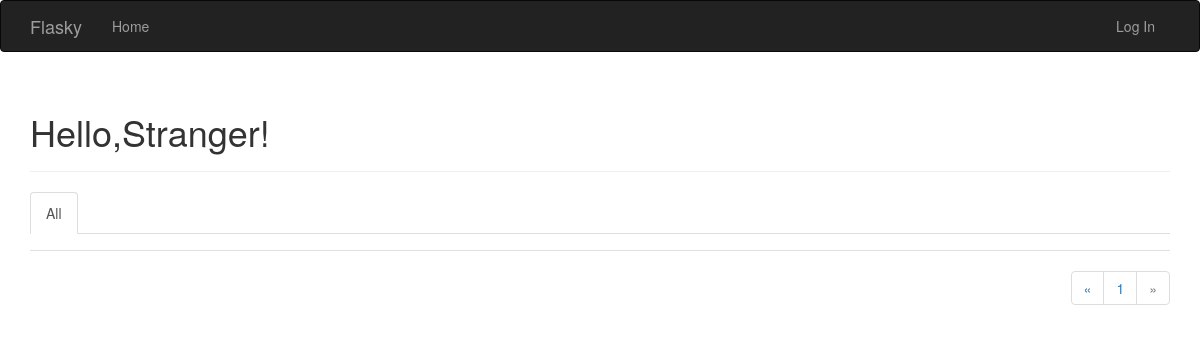
Page /?page=2 on the earlier database version.
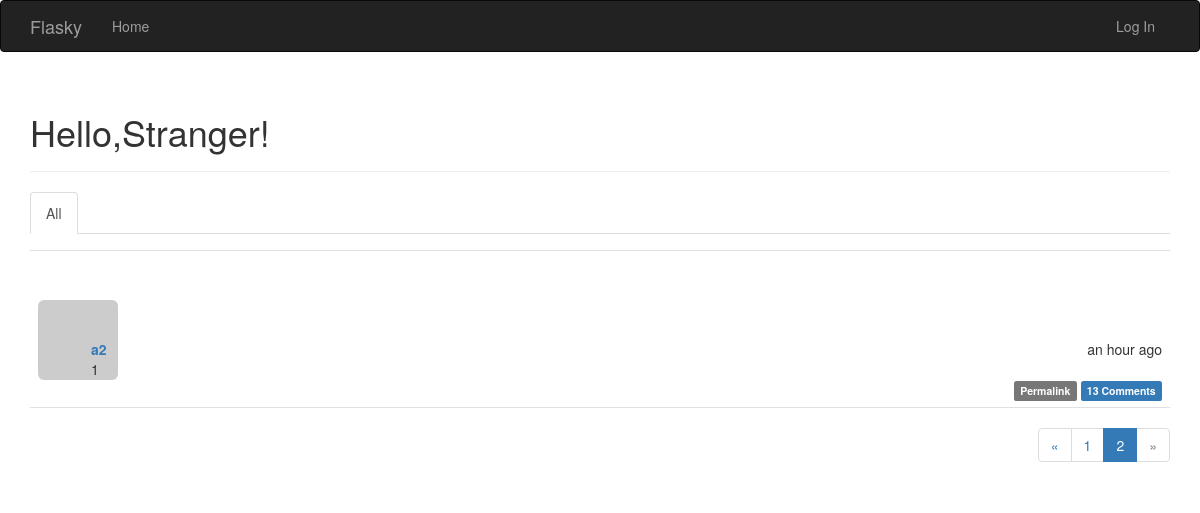
Same page on the later database version.
### app/models.py (models this page shows, shortened)
class Post(db.Model):
    __tablename__ = 'posts'
    id = db.Column(db.Integer, primary_key=True)
    body = db.Column(db.Text)
    timestamp = db.Column(db.DateTime, index=True, default=datetime.utcnow)
    author_id = db.Column(db.Integer, db.ForeignKey('users.id'))
    body_html = db.Column(db.Text)
    comments = db.relationship('Comment', backref='post', lazy='dynamic')

class User(UserMixin, db.Model):
    __tablename__ = 'users'
    id = db.Column(db.Integer, primary_key=True)
    email = db.Column(db.String(64), unique=True, index=True)
    username = db.Column(db.String(64), unique=True, index=True)
    password_hash = db.Column(db.String(128))
    role_id = db.Column(db.Integer, db.ForeignKey('roles.id'))  # 一对多时，外键在多的一侧，多对一时，在一的一侧
    confirmed = db.Column(db.Boolean, default=False)
    location = db.Column(db.String(64))
    about_me = db.Column(db.Text())
    member_since = db.Column(db.DateTime(), default=datetime.utcnow)  # 注册日期
    last_seen = db.Column(db.DateTime(), default=datetime.utcnow)
    posts = db.relationship('Post', backref='author', lazy='dynamic')
    followed = db.relationship('Follow',
                               foreign_keys=[Follow.follower_id],
                               backref=db.backref('follower', lazy='joined'),
                               lazy='dynamic',
                               cascade='all, delete-orphan')
    followers = db.relationship('Follow',
                                foreign_keys=[Follow.followed_id],
                                backref=db.backref('followed', lazy='joined'),
                                lazy='dynamic',
                                cascade='all, delete-orphan')
    comments = db.relationship('Comment', backref='author', lazy='dynamic')
    def gravatar(self, size=100, default='identicon', rating='g'):
        if request.is_secure:
            url = 'https://secure.gravatar.com/avatar'
        else:
            url = 'http://www.gravatar.com/avatar'
        hash = hashlib.md5(self.email.encode('utf-8')).hexdigest()
        return '{url}/{hash}?s={size}&d={default}&r={rating}'.format(
            url=url, hash=hash, size=size, default=default, rating=rating)
    @property
    def password(self):
        raise AttributeError('password is not a readable attribute')

### app/main/views.py (the view)
@main.route('/', methods=['GET', 'POST'])
def index():
    form = PostForm()
    if current_user.can(Permission.WRITE_ARTICLES) and form.validate_on_submit():
        post = Post(body=form.body.data,
                    author=current_user._get_current_object())
        db.session.add(post)
        db.session.commit()
        return redirect(url_for('.index'))
    page = request.args.get('page', 1, type=int)
    show_followed = False  # 为非空字符串，则表示只显示所关注用户的文章
    if current_user.is_authenticated:
        show_followed = bool(request.cookies.get('show_followed', ''))
    if show_followed:
        query = current_user.followed_posts
    else:
        query = Post.query
    pagination = query.order_by(Post.timestamp.desc()).paginate(
        page, per_page=2,
        error_out=False)
    posts = pagination.items
    return render_template('index.html', form=form, posts=posts,
                           show_followed=show_followed, pagination=pagination)

### app/auth/views.py (called while the page is built)
@auth.before_app_request
def before_request():
    if current_user.is_authenticated:
        current_user.ping()
        if current_user.is_authenticated \
                and not current_user.confirmed \
                and request.endpoint \
                and request.blueprint != 'auth'\
                and request.endpoint != 'static':  # ????????????
            return redirect(url_for('auth.unconfirmed'))

### app/main/__init__.py (called while the page is built)
@main.app_context_processor
def inject_permissions():
    return dict(Permission=Permission)

### app/models.py (called while the page is built)
    def can(self, permissions):
        return False

    def is_administrator(self):
        return False

### app/templates/index.html (shortened to what this page needs)
{% extends "base.html" %}
{% import "bootstrap/wtf.html" as wtf %}
{% import "_macros.html" as macros%}
{% block page_content %}
<div class="page-header">
    <h1>Hello,{% if current_user.is_authenticated%}{{ current_user.username }}{% else %}Stranger{% endif %}!</h1>
</div>
<div class="post-tabs">
    <ul class="nav nav-tabs">
        <li{% if not show_followed %} class="active"{% endif %}><a href="{{ url_for('.show_all') }}">All</a></li>
    </ul>
    {% include '_posts.html' %}
</div>
{% if pagination %}
    <div class="pagination">
    {{ macros.pagination_widget(pagination,'.index') }}
    </div>
{% endif %}
{% endblock %}

### app/templates/_posts.html (shortened to what this page needs)
<ul class="posts">
    {% for post in posts %}
        <li class="post">
            <div class="post-thumbnail">
                <a href="{{ url_for('.user', username=post.author.username) }}">
                    <img class="img-rounded profile-thumbnail" src="{{ post.author.gravatar(size=40) }}">
                </a>
            </div>
            <div class="post-content">
                <div class="post-date">{{ moment(post.timestamp).fromNow() }}</div>
                <div class="post-author"><a
                        href="{{ url_for('.user', username=post.author.username) }}">{{ post.author.username }}</a>
                </div>
                <div class="post-body">
                    {% if post.body_html %}
                        {{ post.body_html | safe }}
                    {% else %}
                        {{ post.body }}
                    {% endif %}
                </div>
                <div class="post-footer">
                    <a href="{{ url_for('.post', id=post.id) }}">
                        <span class="label label-default">Permalink</span>
                    </a>
                    <a href="{{ url_for('.post', id=post.id) }}#comments">
                        <span class="label label-primary">{{ post.comments.count() }} Comments</span>
                    </a>
                </div>
            </div>
        </li>
    {% endfor %}
</ul>

Differences in the rows shown:
now on this page (row edited): Post: timestamp "an hour ago", author.username "a2", body "1", comments.count "13"
Other differences:
new list line: "2"
